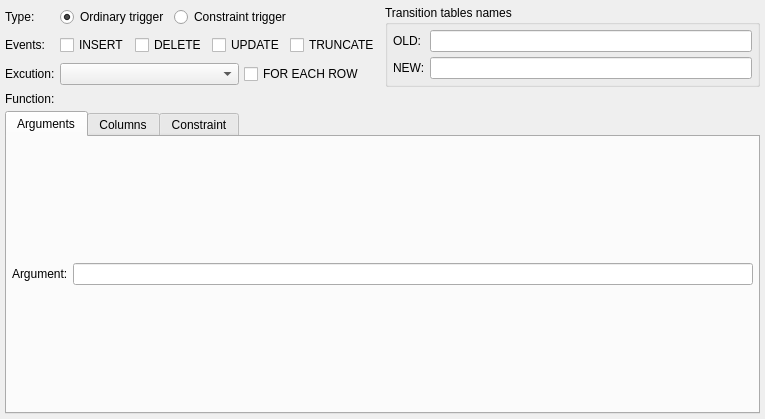
<?xml version="1.0" encoding="UTF-8"?>
<ui version="4.0">
 <class>TriggerWidget</class>
 <widget class="QWidget" name="TriggerWidget">
  <property name="geometry">
   <rect>
    <x>0</x>
    <y>0</y>
    <width>765</width>
    <height>419</height>
   </rect>
  </property>
  <property name="minimumSize">
   <size>
    <width>430</width>
    <height>310</height>
   </size>
  </property>
  <layout class="QGridLayout" name="trigger_grid">
   <property name="leftMargin">
    <number>5</number>
   </property>
   <property name="topMargin">
    <number>5</number>
   </property>
   <property name="rightMargin">
    <number>5</number>
   </property>
   <property name="bottomMargin">
    <number>5</number>
   </property>
   <property name="spacing">
    <number>5</number>
   </property>
   <item row="1" column="0">
    <widget class="QLabel" name="event_lbl">
     <property name="sizePolicy">
      <sizepolicy hsizetype="Preferred" vsizetype="Fixed">
       <horstretch>0</horstretch>
       <verstretch>0</verstretch>
      </sizepolicy>
     </property>
     <property name="minimumSize">
      <size>
       <width>0</width>
       <height>0</height>
      </size>
     </property>
     <property name="maximumSize">
      <size>
       <width>16777215</width>
       <height>16777215</height>
      </size>
     </property>
     <property name="text">
      <string>Events:</string>
     </property>
    </widget>
   </item>
   <item row="0" column="0">
    <widget class="QLabel" name="label">
     <property name="sizePolicy">
      <sizepolicy hsizetype="Preferred" vsizetype="Fixed">
       <horstretch>0</horstretch>
       <verstretch>0</verstretch>
      </sizepolicy>
     </property>
     <property name="text">
      <string>Type:</string>
     </property>
    </widget>
   </item>
   <item row="7" column="0" colspan="6">
    <widget class="QTabWidget" name="arg_cols_tbw">
     <property name="currentIndex">
      <number>0</number>
     </property>
     <widget class="QWidget" name="tab">
      <attribute name="title">
       <string>Arguments</string>
      </attribute>
      <layout class="QGridLayout" name="gridLayout">
       <property name="leftMargin">
        <number>5</number>
       </property>
       <property name="topMargin">
        <number>5</number>
       </property>
       <property name="rightMargin">
        <number>5</number>
       </property>
       <property name="bottomMargin">
        <number>5</number>
       </property>
       <property name="spacing">
        <number>5</number>
       </property>
       <item row="0" column="0">
        <widget class="QLabel" name="argument_lbl">
         <property name="text">
          <string>Argument:</string>
         </property>
        </widget>
       </item>
       <item row="0" column="1">
        <widget class="QLineEdit" name="argument_edt">
         <property name="minimumSize">
          <size>
           <width>180</width>
           <height>0</height>
          </size>
         </property>
         <property name="clearButtonEnabled">
          <bool>true</bool>
         </property>
        </widget>
       </item>
      </layout>
     </widget>
     <widget class="QWidget" name="tab_2">
      <property name="enabled">
       <bool>false</bool>
      </property>
      <attribute name="title">
       <string>Columns</string>
      </attribute>
      <layout class="QGridLayout" name="gridLayout_2">
       <property name="leftMargin">
        <number>5</number>
       </property>
       <property name="topMargin">
        <number>5</number>
       </property>
       <property name="rightMargin">
        <number>5</number>
       </property>
       <property name="bottomMargin">
        <number>5</number>
       </property>
       <property name="spacing">
        <number>5</number>
       </property>
       <item row="0" column="0">
        <widget class="QLabel" name="column_lbl">
         <property name="sizePolicy">
          <sizepolicy hsizetype="Fixed" vsizetype="Preferred">
           <horstretch>0</horstretch>
           <verstretch>0</verstretch>
          </sizepolicy>
         </property>
         <property name="minimumSize">
          <size>
           <width>0</width>
           <height>0</height>
          </size>
         </property>
         <property name="text">
          <string>Column:</string>
         </property>
        </widget>
       </item>
       <item row="0" column="1">
        <widget class="QComboBox" name="column_cmb">
         <property name="sizePolicy">
          <sizepolicy hsizetype="Expanding" vsizetype="Fixed">
           <horstretch>0</horstretch>
           <verstretch>0</verstretch>
          </sizepolicy>
         </property>
         <property name="minimumSize">
          <size>
           <width>180</width>
           <height>0</height>
          </size>
         </property>
         <property name="maximumSize">
          <size>
           <width>16777215</width>
           <height>16777215</height>
          </size>
         </property>
         <property name="iconSize">
          <size>
           <width>28</width>
           <height>28</height>
          </size>
         </property>
        </widget>
       </item>
      </layout>
     </widget>
     <widget class="QWidget" name="tab_3">
      <attribute name="title">
       <string>Constraint</string>
      </attribute>
      <layout class="QGridLayout" name="gridLayout_3">
       <property name="leftMargin">
        <number>5</number>
       </property>
       <property name="topMargin">
        <number>5</number>
       </property>
       <property name="rightMargin">
        <number>5</number>
       </property>
       <property name="bottomMargin">
        <number>5</number>
       </property>
       <property name="spacing">
        <number>5</number>
       </property>
       <item row="0" column="0">
        <widget class="QLabel" name="options_lbl">
         <property name="enabled">
          <bool>true</bool>
         </property>
         <property name="sizePolicy">
          <sizepolicy hsizetype="Preferred" vsizetype="Fixed">
           <horstretch>0</horstretch>
           <verstretch>0</verstretch>
          </sizepolicy>
         </property>
         <property name="minimumSize">
          <size>
           <width>0</width>
           <height>0</height>
          </size>
         </property>
         <property name="maximumSize">
          <size>
           <width>16777215</width>
           <height>16777215</height>
          </size>
         </property>
         <property name="text">
          <string>Options:</string>
         </property>
        </widget>
       </item>
       <item row="0" column="1">
        <layout class="QHBoxLayout" name="horizontalLayout">
         <property name="spacing">
          <number>5</number>
         </property>
         <item>
          <widget class="QCheckBox" name="deferrable_chk">
           <property name="enabled">
            <bool>false</bool>
           </property>
           <property name="sizePolicy">
            <sizepolicy hsizetype="Minimum" vsizetype="Fixed">
             <horstretch>0</horstretch>
             <verstretch>0</verstretch>
            </sizepolicy>
           </property>
           <property name="minimumSize">
            <size>
             <width>0</width>
             <height>0</height>
            </size>
           </property>
           <property name="maximumSize">
            <size>
             <width>16777215</width>
             <height>16777215</height>
            </size>
           </property>
           <property name="text">
            <string>Deferrable:</string>
           </property>
          </widget>
         </item>
         <item>
          <widget class="QComboBox" name="deferral_type_cmb">
           <property name="enabled">
            <bool>false</bool>
           </property>
           <property name="sizePolicy">
            <sizepolicy hsizetype="Expanding" vsizetype="Fixed">
             <horstretch>0</horstretch>
             <verstretch>0</verstretch>
            </sizepolicy>
           </property>
           <property name="minimumSize">
            <size>
             <width>0</width>
             <height>0</height>
            </size>
           </property>
           <property name="maximumSize">
            <size>
             <width>16777215</width>
             <height>16777215</height>
            </size>
           </property>
           <property name="iconSize">
            <size>
             <width>28</width>
             <height>28</height>
            </size>
           </property>
          </widget>
         </item>
        </layout>
       </item>
       <item row="2" column="1">
        <widget class="QPlainTextEdit" name="cond_expr_txt">
         <property name="sizePolicy">
          <sizepolicy hsizetype="Expanding" vsizetype="Expanding">
           <horstretch>0</horstretch>
           <verstretch>0</verstretch>
          </sizepolicy>
         </property>
         <property name="minimumSize">
          <size>
           <width>0</width>
           <height>0</height>
          </size>
         </property>
         <property name="maximumSize">
          <size>
           <width>16777215</width>
           <height>16777215</height>
          </size>
         </property>
         <property name="frameShadow">
          <enum>QFrame::Sunken</enum>
         </property>
         <property name="lineWidth">
          <number>1</number>
         </property>
         <property name="midLineWidth">
          <number>0</number>
         </property>
         <property name="verticalScrollBarPolicy">
          <enum>Qt::ScrollBarAsNeeded</enum>
         </property>
         <property name="horizontalScrollBarPolicy">
          <enum>Qt::ScrollBarAsNeeded</enum>
         </property>
        </widget>
       </item>
       <item row="1" column="0">
        <widget class="QLabel" name="ref_table_lbl">
         <property name="enabled">
          <bool>false</bool>
         </property>
         <property name="sizePolicy">
          <sizepolicy hsizetype="Preferred" vsizetype="Fixed">
           <horstretch>0</horstretch>
           <verstretch>0</verstretch>
          </sizepolicy>
         </property>
         <property name="minimumSize">
          <size>
           <width>0</width>
           <height>0</height>
          </size>
         </property>
         <property name="maximumSize">
          <size>
           <width>16777215</width>
           <height>16777215</height>
          </size>
         </property>
         <property name="text">
          <string>Refer. Table:</string>
         </property>
        </widget>
       </item>
       <item row="2" column="0">
        <widget class="QLabel" name="cond_expr_lbl">
         <property name="sizePolicy">
          <sizepolicy hsizetype="Preferred" vsizetype="Expanding">
           <horstretch>0</horstretch>
           <verstretch>0</verstretch>
          </sizepolicy>
         </property>
         <property name="minimumSize">
          <size>
           <width>0</width>
           <height>0</height>
          </size>
         </property>
         <property name="maximumSize">
          <size>
           <width>16777215</width>
           <height>16777215</height>
          </size>
         </property>
         <property name="text">
          <string>Condition:</string>
         </property>
        </widget>
       </item>
      </layout>
     </widget>
    </widget>
   </item>
   <item row="1" column="1" colspan="4">
    <widget class="QWidget" name="events_wgt" native="true">
     <property name="minimumSize">
      <size>
       <width>0</width>
       <height>0</height>
      </size>
     </property>
     <layout class="QHBoxLayout" name="horizontalLayout_2">
      <property name="spacing">
       <number>5</number>
      </property>
      <property name="leftMargin">
       <number>0</number>
      </property>
      <property name="topMargin">
       <number>0</number>
      </property>
      <property name="rightMargin">
       <number>0</number>
      </property>
      <property name="bottomMargin">
       <number>0</number>
      </property>
      <item>
       <widget class="QCheckBox" name="insert_chk">
        <property name="sizePolicy">
         <sizepolicy hsizetype="Preferred" vsizetype="Fixed">
          <horstretch>0</horstretch>
          <verstretch>0</verstretch>
         </sizepolicy>
        </property>
        <property name="minimumSize">
         <size>
          <width>0</width>
          <height>0</height>
         </size>
        </property>
        <property name="maximumSize">
         <size>
          <width>16777215</width>
          <height>16777215</height>
         </size>
        </property>
        <property name="text">
         <string>INSERT</string>
        </property>
       </widget>
      </item>
      <item>
       <widget class="QCheckBox" name="delete_chk">
        <property name="sizePolicy">
         <sizepolicy hsizetype="Preferred" vsizetype="Fixed">
          <horstretch>0</horstretch>
          <verstretch>0</verstretch>
         </sizepolicy>
        </property>
        <property name="minimumSize">
         <size>
          <width>0</width>
          <height>0</height>
         </size>
        </property>
        <property name="maximumSize">
         <size>
          <width>16777215</width>
          <height>16777215</height>
         </size>
        </property>
        <property name="text">
         <string>DELETE</string>
        </property>
       </widget>
      </item>
      <item>
       <widget class="QCheckBox" name="update_chk">
        <property name="sizePolicy">
         <sizepolicy hsizetype="Preferred" vsizetype="Fixed">
          <horstretch>0</horstretch>
          <verstretch>0</verstretch>
         </sizepolicy>
        </property>
        <property name="minimumSize">
         <size>
          <width>0</width>
          <height>0</height>
         </size>
        </property>
        <property name="maximumSize">
         <size>
          <width>16777215</width>
          <height>16777215</height>
         </size>
        </property>
        <property name="text">
         <string>UPDATE</string>
        </property>
       </widget>
      </item>
      <item>
       <widget class="QCheckBox" name="truncate_chk">
        <property name="sizePolicy">
         <sizepolicy hsizetype="Preferred" vsizetype="Fixed">
          <horstretch>0</horstretch>
          <verstretch>0</verstretch>
         </sizepolicy>
        </property>
        <property name="minimumSize">
         <size>
          <width>0</width>
          <height>0</height>
         </size>
        </property>
        <property name="maximumSize">
         <size>
          <width>16777215</width>
          <height>16777215</height>
         </size>
        </property>
        <property name="text">
         <string>TRUNCATE</string>
        </property>
       </widget>
      </item>
     </layout>
    </widget>
   </item>
   <item row="0" column="1">
    <widget class="QRadioButton" name="ordinary_rb">
     <property name="sizePolicy">
      <sizepolicy hsizetype="Minimum" vsizetype="Fixed">
       <horstretch>0</horstretch>
       <verstretch>0</verstretch>
      </sizepolicy>
     </property>
     <property name="text">
      <string>Ordinary trigger</string>
     </property>
     <property name="checked">
      <bool>true</bool>
     </property>
    </widget>
   </item>
   <item row="0" column="2" colspan="3">
    <widget class="QRadioButton" name="constraint_rb">
     <property name="sizePolicy">
      <sizepolicy hsizetype="Preferred" vsizetype="Fixed">
       <horstretch>0</horstretch>
       <verstretch>0</verstretch>
      </sizepolicy>
     </property>
     <property name="text">
      <string>Constraint trigger</string>
     </property>
    </widget>
   </item>
   <item row="2" column="3" colspan="2">
    <widget class="QCheckBox" name="exec_per_row_chk">
     <property name="sizePolicy">
      <sizepolicy hsizetype="Preferred" vsizetype="Fixed">
       <horstretch>0</horstretch>
       <verstretch>0</verstretch>
      </sizepolicy>
     </property>
     <property name="minimumSize">
      <size>
       <width>0</width>
       <height>0</height>
      </size>
     </property>
     <property name="maximumSize">
      <size>
       <width>16777215</width>
       <height>16777215</height>
      </size>
     </property>
     <property name="text">
      <string>FOR EACH ROW</string>
     </property>
    </widget>
   </item>
   <item row="2" column="1" colspan="2">
    <widget class="QComboBox" name="firing_mode_cmb">
     <property name="enabled">
      <bool>true</bool>
     </property>
     <property name="sizePolicy">
      <sizepolicy hsizetype="Preferred" vsizetype="Fixed">
       <horstretch>0</horstretch>
       <verstretch>0</verstretch>
      </sizepolicy>
     </property>
     <property name="minimumSize">
      <size>
       <width>0</width>
       <height>0</height>
      </size>
     </property>
     <property name="maximumSize">
      <size>
       <width>16777215</width>
       <height>16777215</height>
      </size>
     </property>
     <property name="iconSize">
      <size>
       <width>28</width>
       <height>28</height>
      </size>
     </property>
    </widget>
   </item>
   <item row="2" column="0">
    <widget class="QLabel" name="firing_mode_lbl">
     <property name="enabled">
      <bool>true</bool>
     </property>
     <property name="sizePolicy">
      <sizepolicy hsizetype="Preferred" vsizetype="Fixed">
       <horstretch>0</horstretch>
       <verstretch>0</verstretch>
      </sizepolicy>
     </property>
     <property name="minimumSize">
      <size>
       <width>0</width>
       <height>0</height>
      </size>
     </property>
     <property name="maximumSize">
      <size>
       <width>16777215</width>
       <height>16777215</height>
      </size>
     </property>
     <property name="text">
      <string>Excution:</string>
     </property>
    </widget>
   </item>
   <item row="3" column="0">
    <widget class="QLabel" name="function_lbl">
     <property name="enabled">
      <bool>true</bool>
     </property>
     <property name="sizePolicy">
      <sizepolicy hsizetype="Preferred" vsizetype="Fixed">
       <horstretch>0</horstretch>
       <verstretch>0</verstretch>
      </sizepolicy>
     </property>
     <property name="minimumSize">
      <size>
       <width>0</width>
       <height>0</height>
      </size>
     </property>
     <property name="maximumSize">
      <size>
       <width>16777215</width>
       <height>16777215</height>
      </size>
     </property>
     <property name="text">
      <string>Function:</string>
     </property>
    </widget>
   </item>
   <item row="0" column="5" rowspan="3">
    <widget class="QGroupBox" name="transition_tabs_names_gb">
     <property name="sizePolicy">
      <sizepolicy hsizetype="Expanding" vsizetype="Preferred">
       <horstretch>0</horstretch>
       <verstretch>0</verstretch>
      </sizepolicy>
     </property>
     <property name="title">
      <string>Transition tables names</string>
     </property>
     <layout class="QGridLayout" name="gridLayout_5">
      <property name="leftMargin">
       <number>5</number>
      </property>
      <property name="topMargin">
       <number>5</number>
      </property>
      <property name="rightMargin">
       <number>5</number>
      </property>
      <property name="bottomMargin">
       <number>5</number>
      </property>
      <property name="spacing">
       <number>5</number>
      </property>
      <item row="0" column="1">
       <widget class="QLineEdit" name="old_table_edt">
        <property name="minimumSize">
         <size>
          <width>180</width>
          <height>0</height>
         </size>
        </property>
        <property name="clearButtonEnabled">
         <bool>true</bool>
        </property>
       </widget>
      </item>
      <item row="0" column="0">
       <widget class="QLabel" name="old_table_lbl">
        <property name="text">
         <string>OLD:</string>
        </property>
       </widget>
      </item>
      <item row="1" column="0">
       <widget class="QLabel" name="new_table_lbl">
        <property name="text">
         <string>NEW:</string>
        </property>
       </widget>
      </item>
      <item row="1" column="1">
       <widget class="QLineEdit" name="new_table_edt">
        <property name="minimumSize">
         <size>
          <width>180</width>
          <height>0</height>
         </size>
        </property>
        <property name="clearButtonEnabled">
         <bool>true</bool>
        </property>
       </widget>
      </item>
     </layout>
    </widget>
   </item>
  </layout>
 </widget>
 <tabstops>
  <tabstop>deferrable_chk</tabstop>
  <tabstop>deferral_type_cmb</tabstop>
  <tabstop>arg_cols_tbw</tabstop>
  <tabstop>argument_edt</tabstop>
  <tabstop>column_cmb</tabstop>
 </tabstops>
 <resources/>
 <connections/>
</ui>
